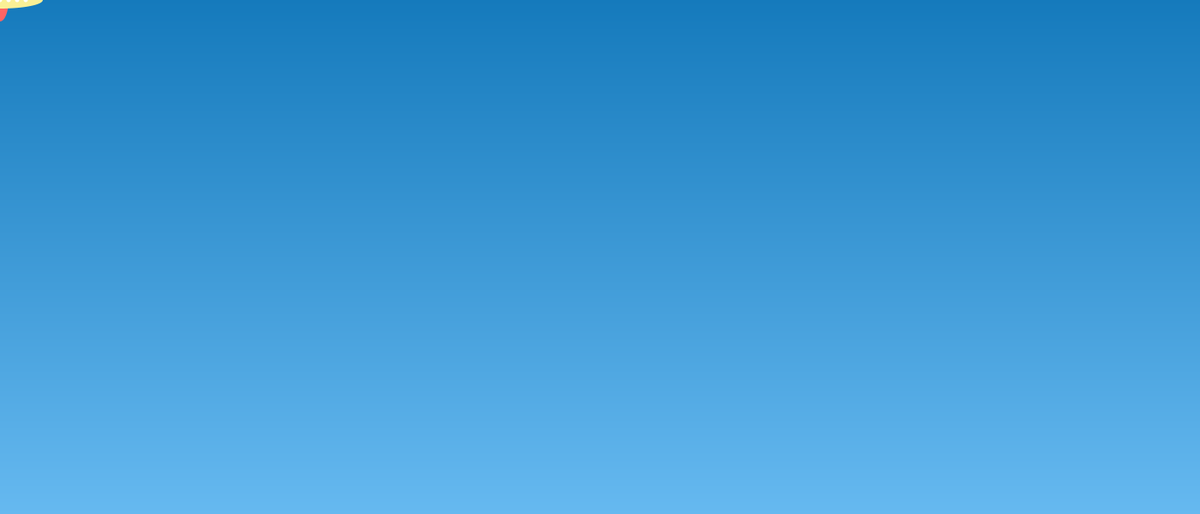
Frame 1 (no input)
Frame 60 (the mouse pressed at the canvas centre just before this capture): identical to frame 1, image omitted
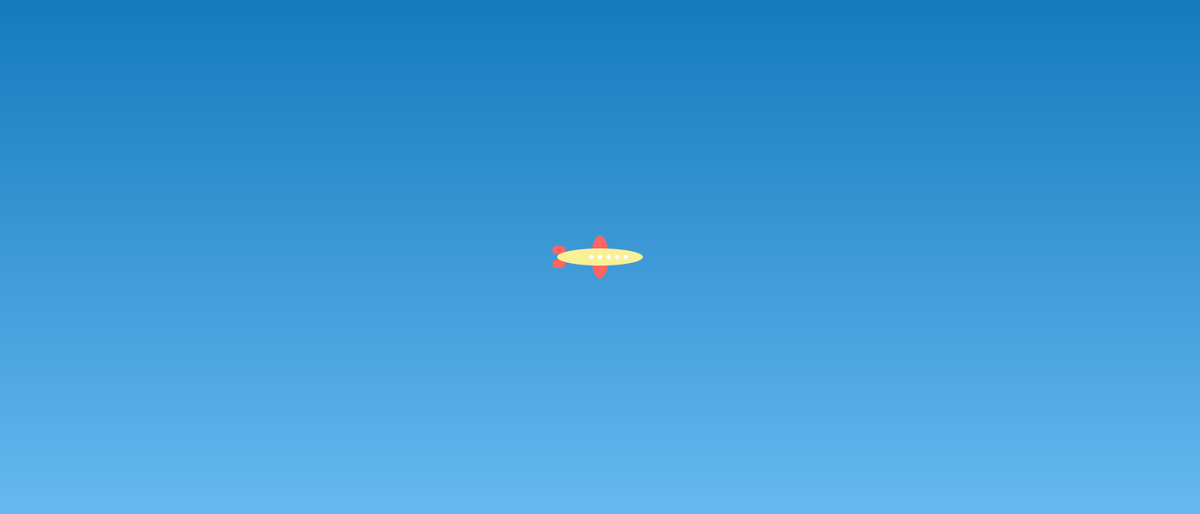
Frame 120 (the mouse held since frame 60 and released just before this capture)

The Processing sketch that drew these frames (run headless with seeded random() and noise(); from frame 60 on, the mouse is pressed at the canvas centre):

// Processing sketch: processing_95801
// ── processing_95801.pde

PImage sky;
ArrayList Clouds;

int cloudsize = 15;
int thickness = 15;

void setup()
{
  size(1400, 600);
  noStroke();
  rectMode(CENTER);
  Clouds = new ArrayList();
  frameRate(60);
  smooth();

  sky = createImage(width, height, RGB);
  for (int i = 0; i < width; i++)
  {
    for (int j = 0; j < height; j++)
    {
      sky.pixels[i + j * width] = lerpColor(#157ABC, #66B9F0, (float)j/height);
    }
  }
  restart();
}

void restart()
{
  background(sky);
}

void draw() {
  restart();

  //An airplane
  fill(255, 100, 100);
  ellipse(mouseX, mouseY, 20, 50);
  rect(mouseX - 48, mouseY - 8, 15, 10, 5, 5, 5, 5);
  rect(mouseX - 48, mouseY + 8, 15, 10, 5, 5, 5, 5);
    fill(250, 240, 150);
  ellipse(mouseX, mouseY, 100, 20);

  fill(255);
  ellipse(mouseX, mouseY, 5, 5);
  ellipse(mouseX - 10, mouseY, 5, 5);
  ellipse(mouseX + 10, mouseY, 5, 5);
  ellipse(mouseX + 20, mouseY, 5, 5);
  ellipse(mouseX + 30, mouseY, 5, 5);


  for (int i = Clouds.size() - 1 ; i >= 0; i--) {
    cloud newcloud = (cloud) Clouds.get(i);

    newcloud.display();
    newcloud.move();
    newcloud.die();
    if (newcloud.life < 0) {
      Clouds.remove(i);
    }
  }

  if (mousePressed && (mouseButton == LEFT)) {
    Clouds.add(new cloud(mouseX, mouseY));
  }
}

class cloud {
  float xpos;
  float ypos;
  float life = 200;
  float opac;

  cloud(float x, float y) {
    xpos = x;
    ypos = y;
  }
  void display() {
    pushMatrix();
    translate(xpos - 70, ypos);
    bigcloud();
    bigcloud();
    bigcloud();
    popMatrix();
  }

  void move() {
    xpos = xpos + 1.5;
    ypos = ypos + 0.5;
  }
  void die() {
    life= life - 1;
    if(life<100){
    opac = opac + 1;
    }
  }

  void bigcloud() {
    pushMatrix();
    cloud();
    cloud();
    cloud();
    popMatrix();
  }

  void cloud() {
    pushMatrix();
    fill(255, random(50, 100) - opac);
    ellipse(random(-thickness - 10, thickness), random(-thickness, thickness), cloudsize, cloudsize);
    ellipse(random(-thickness - 10, thickness), random(-thickness, thickness), cloudsize - 5, cloudsize - 5);
    ellipse(random(-thickness - 10, thickness), random(-thickness, thickness), cloudsize - 10, cloudsize - 10);
    ellipse(random(-thickness - 10, thickness), random(-thickness, thickness), cloudsize + 5, cloudsize + 5);
    ellipse(random(-thickness - 10, thickness), random(-thickness, thickness), cloudsize + 10, cloudsize + 10);
    popMatrix();
  }
}
